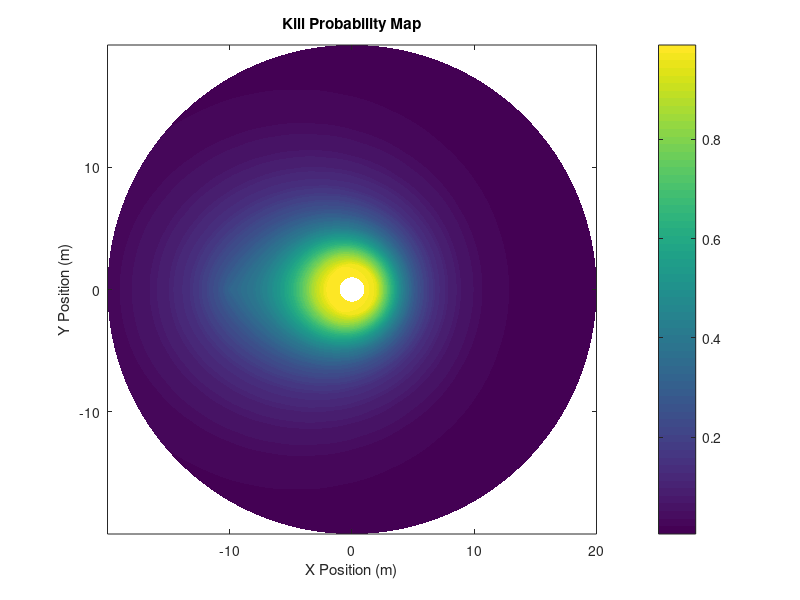

This figure's MATLAB source: (Note: this script raises an error after producing the figure.)
function [P_f] = polar_kill_probability()
    % Constants and parameters
    C_D = 1.42;            % Drag coefficient
    k = 4.74;              % Shape Factor, g/cm^3
    ro_exp = 1.82;         % Explosive density, g/cm^3
    ro_case = 7.85;        % Case density, g/cm^3
    type = 1;              % Warhead Type, cylinder=1 & sphere=0
    L_cyl = 9.01;
    E = 2926;              % Gurney Constant, m/s
    B =  0.0531;           % Mott Constant, b^1/2in^-7/16
    D = 5.98;               % Case outer diameter, in
    d = 5.48;               % Case inner diameter, in
    V_exp = pi*((d/2)^2)*L_cyl*16.3871+2*pi*((d/2)^2)*16.3871;        % Volume of explosive, cm^3
    V_case = pi*((D/2)^2)*L_cyl*16.3871+2*pi*((D/2)^2)*16.3871-V_exp; % Volume of case, cm^3
    ro_air = 0.001293;     % Air density, g/cm^3
    E_cr = 200;            % Critical impact energy, J
    A_T = 0.292;            % Target area, m^2 3.716122
    r_target = [-10; 0]; % Target position, m -> Asymmetrical position
    v_target = [1029; 0]; % Target velocity, m/s

    % Setup grid (polar-style)
    theta_vals = linspace(0, 2*pi, 360);  % angles (radial directions)
    r_vals = linspace(1, 20, 20);         % radii from detonation center, m

    [Theta, R] = meshgrid(theta_vals, r_vals);
    X = R .* cos(Theta);     % x-coordinates of grid
    Y = R .* sin(Theta);     % y-coordinates of grid

    P_f = zeros(size(R));    % Matrix to hold kill probabilities

    % Constant fragment parameters
    m_exp = ro_exp*V_exp/1000  % Explosive mass, kg
    m_case = ro_case*V_case/1000  % Case mass, kg
    v_i = E*((m_case/m_exp)+0.5)^(-0.5);  % Initial fragment velocity, m/s
    L = (2*(k^(2/3))/C_D/ro_air)*100; %
    t = (D-d)/2;  % Case thickness, in
    Mk = B*(t^(5/16))*(d^(1/3))*(1+t/d);  % Mott Distribution
    N_t = (m_case*2.205)/2/Mk^2;  % Number of fragments
    Q0 = N_t/(4*pi);  % Pieces/m^2

    % Loop through all grid points to calculate kill probability
    for i = 1:numel(R)
        % Position of point relative to detonation center
        r_frag = [X(i); Y(i)];
        r_mag = norm(r_frag);  % Distance from center
        
        % Relative distance between fragment and target
        dist_to_target = norm(r_target-r_frag);  % Euclidean distance
        
        % Kill probability: the closer the fragment to the target, the higher the probability
        % Using an exponential decay based on distance to target
        distance_factor = exp(-dist_to_target / 10);  % 10 is a scaling factor for distance

        % Assuming fragment velocity at this position
        v_frag = v_i*exp(-r_mag/L);  % Fragment velocity (exponentially decaying with distance)
        
        % Calculate relative velocity magnitude between fragment and target
        v_rel = v_frag-v_target;  % Relative velocity vector
        v_rel_mag = norm(v_rel);    % Magnitude of the relative velocity
        
        % Critical mass threshold
        M_cr = 2*E_cr/(v_rel_mag)^2;  % Critical mass from the relative velocity
        
        % Fragment density and kill probability calculation (adjusted for target position)
        q_cr = Q0/(r_mag^2)*exp(-sqrt(2*M_cr/m_case));  % Critical fragment density
        P_f(i) = 1-exp(-q_cr*A_T*distance_factor);  % Kill probability
    end

    % Kill probability heatmap
    figure;
    contourf(X, Y, P_f, 100, 'LineColor', 'none');
    colorbar;
    title('Kill Probability Map');
    xlabel('X Position (m)');
    ylabel('Y Position (m)');
    axis equal;
    ax = gca;
    ax.FontSize = 16;
    ax.FontName = 'Times New Roman'
    % Add the target position and velocity to the plot
    hold on;
    % Target velocity vector
    quiver(r_target(1), r_target(2), v_target(1), v_target(2), 0.004, 'r', 'LineWidth', 2, 'MaxHeadSize', 0.5);  
    % Target position
    plot(r_target(1), r_target(2), 'ro', 'MarkerSize', 6, 'LineWidth', 2);
    hold on;

    % Plot a contour line at kill probability = 0.7 (dotted)
    [C, h] = contour(X, Y, P_f, [0.7 0.7], 'k:');  % 'k:' for black dotted line
    h.LineWidth = 2;
    
     guidance_radius = 0.0375; % meters
    theta_circle = linspace(0, 2*pi, 100);
    x_circle = r_target(1) + guidance_radius * cos(theta_circle);
    y_circle = r_target(2) + guidance_radius * sin(theta_circle);
    plot(x_circle, y_circle, 'k--', 'LineWidth', 1.5); % black dashed circle
    legend('Kill Probability', 'Target Velocity (Direction)', 'Target Position', 'Region With p_{k} of 0.7 or greater', 'Guidance Error');
end
